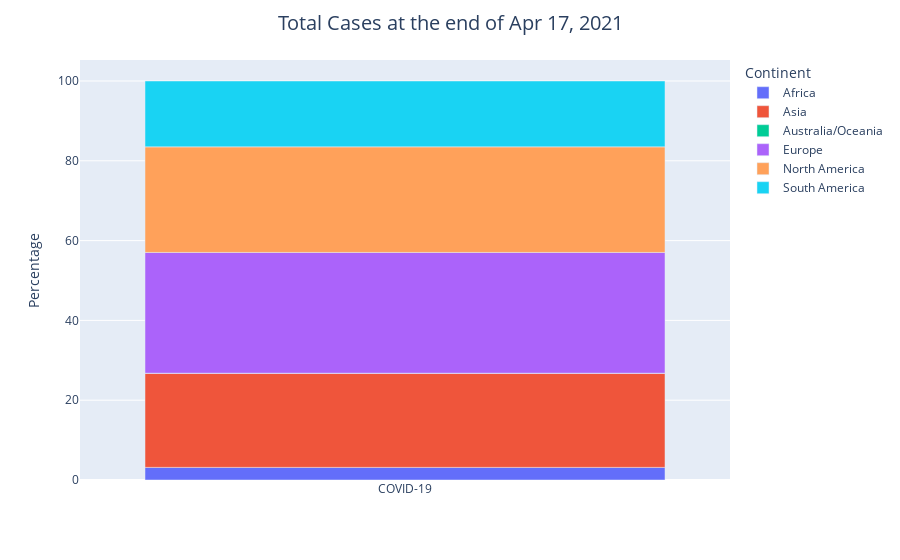
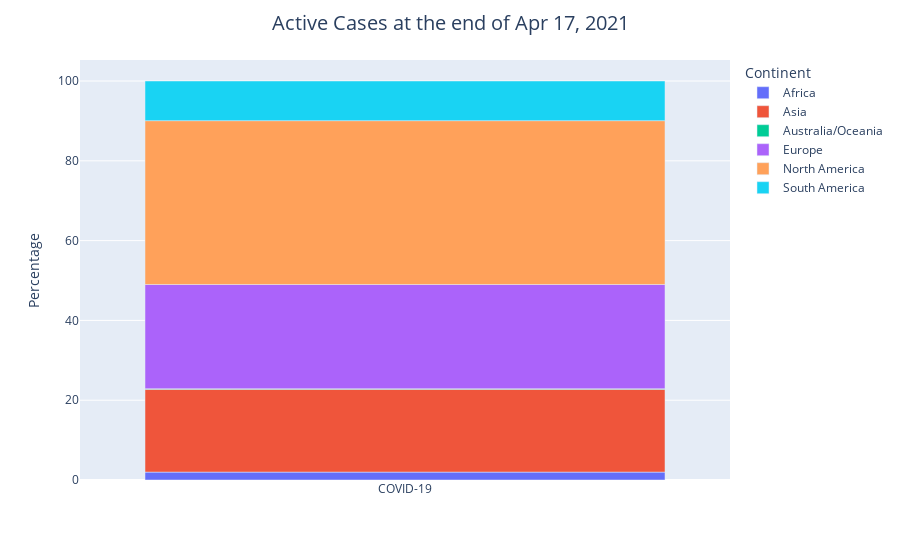
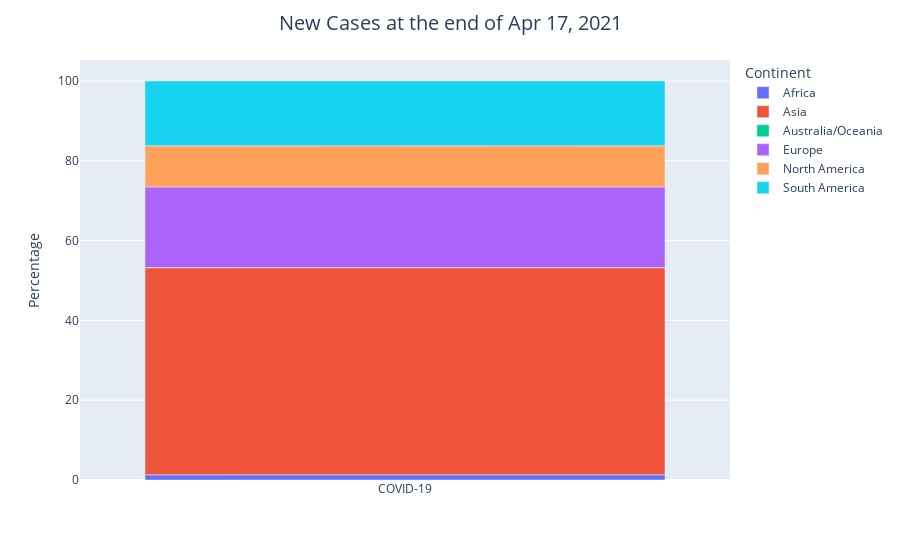
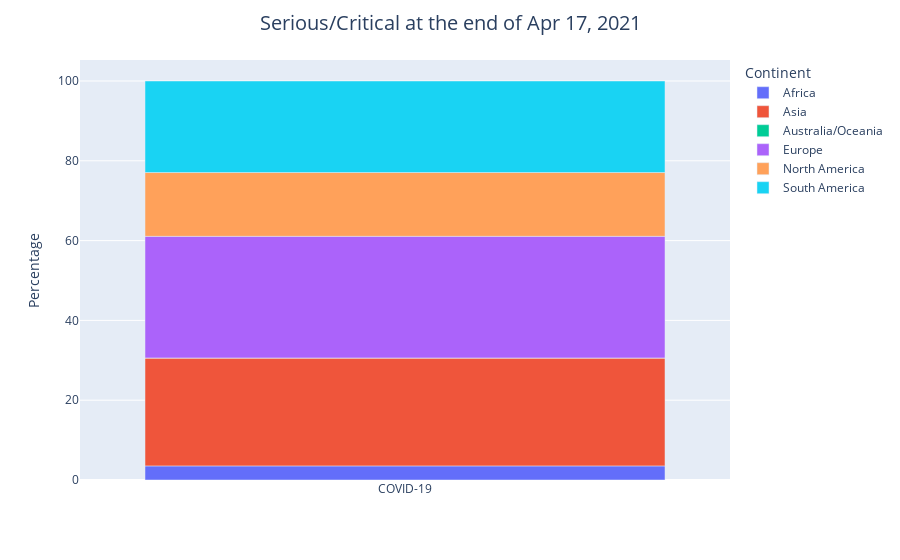

The cell these charts' notebook holds for them, in order:
### Code cell
continent_visualization(cases_vis_list)

### Figure 1 — Plotly figure (JSON) as saved in the notebook; plotly's stock layout.template omitted (floating-point values rounded to 4 significant figures)
{"data": [{"alignmentgroup": "True", "customdata": [[4459276]], "hovertemplate": "Continent=Africa<br>Virus=%{x}<br>Percentage=%{y}<br>Total Cases=%{customdata[0]}<extra></extra>", "legendgroup": "Africa", "marker": {"color": "#636efa"}, "name": "Africa", "offsetgroup": "Africa", "orientation": "v", "showlegend": true, "textposition": "auto", "type": "bar", "x": ["COVID-19"], "xaxis": "x", "y": [3.16], "yaxis": "y"}, {"alignmentgroup": "True", "customdata": [[33281409]], "hovertemplate": "Continent=Asia<br>Virus=%{x}<br>Percentage=%{y}<br>Total Cases=%{customdata[0]}<extra></extra>", "legendgroup": "Asia", "marker": {"color": "#EF553B"}, "name": "Asia", "offsetgroup": "Asia", "orientation": "v", "showlegend": true, "textposition": "auto", "type": "bar", "x": ["COVID-19"], "xaxis": "x", "y": [23.57], "yaxis": "y"}, {"alignmentgroup": "True", "customdata": [[60955]], "hovertemplate": "Continent=Australia/Oceania<br>Virus=%{x}<br>Percentage=%{y}<br>Total Cases=%{customdata[0]}<extra></extra>", "legendgroup": "Australia/Oceania", "marker": {"color": "#00cc96"}, "name": "Australia/Oceania", "offsetgroup": "Australia/Oceania", "orientation": "v", "showlegend": true, "textposition": "auto", "type": "bar", "x": ["COVID-19"], "xaxis": "x", "y": [0.04], "yaxis": "y"}, {"alignmentgroup": "True", "customdata": [[42715046]], "hovertemplate": "Continent=Europe<br>Virus=%{x}<br>Percentage=%{y}<br>Total Cases=%{customdata[0]}<extra></extra>", "legendgroup": "Europe", "marker": {"color": "#ab63fa"}, "name": "Europe", "offsetgroup": "Europe", "orientation": "v", "showlegend": true, "textposition": "auto", "type": "bar", "x": ["COVID-19"], "xaxis": "x", "y": [30.26], "yaxis": "y"}, {"alignmentgroup": "True", "customdata": [[37359075]], "hovertemplate": "Continent=North America<br>Virus=%{x}<br>Percentage=%{y}<br>Total Cases=%{customdata[0]}<extra></extra>", "legendgroup": "North America", "marker": {"color": "#FFA15A"}, "name": "North America", "offsetgroup": "North America", "orientation": "v", "showlegend": true, "textposition": "auto", "type": "bar", "x": ["COVID-19"], "xaxis": "x", "y": [26.46], "yaxis": "y"}, {"alignmentgroup": "True", "customdata": [[23306565]], "hovertemplate": "Continent=South America<br>Virus=%{x}<br>Percentage=%{y}<br>Total Cases=%{customdata[0]}<extra></extra>", "legendgroup": "South America", "marker": {"color": "#19d3f3"}, "name": "South America", "offsetgroup": "South America", "orientation": "v", "showlegend": true, "textposition": "auto", "type": "bar", "x": ["COVID-19"], "xaxis": "x", "y": [16.51], "yaxis": "y"}], "layout": {"barmode": "relative", "legend": {"title": {"text": "Continent"}, "tracegroupgap": 0}, "margin": {"t": 60}, "title": {"font": {"size": 20}, "text": "Total Cases at the end of Apr 17, 2021", "x": 0.5, "xanchor": "center"}, "xaxis": {"anchor": "y", "domain": [0, 1], "title": {"text": ""}}, "yaxis": {"anchor": "x", "domain": [0, 1], "title": {"text": "Percentage"}}}}

### Figure 2 — Plotly figure (JSON) as saved in the notebook; plotly's stock layout.template omitted (floating-point values rounded to 4 significant figures)
{"data": [{"alignmentgroup": "True", "customdata": [[361496]], "hovertemplate": "Continent=Africa<br>Virus=%{x}<br>Percentage=%{y}<br>Active Cases=%{customdata[0]}<extra></extra>", "legendgroup": "Africa", "marker": {"color": "#636efa"}, "name": "Africa", "offsetgroup": "Africa", "orientation": "v", "showlegend": true, "textposition": "auto", "type": "bar", "x": ["COVID-19"], "xaxis": "x", "y": [1.98], "yaxis": "y"}, {"alignmentgroup": "True", "customdata": [[3784495]], "hovertemplate": "Continent=Asia<br>Virus=%{x}<br>Percentage=%{y}<br>Active Cases=%{customdata[0]}<extra></extra>", "legendgroup": "Asia", "marker": {"color": "#EF553B"}, "name": "Asia", "offsetgroup": "Asia", "orientation": "v", "showlegend": true, "textposition": "auto", "type": "bar", "x": ["COVID-19"], "xaxis": "x", "y": [20.76], "yaxis": "y"}, {"alignmentgroup": "True", "customdata": [[25024]], "hovertemplate": "Continent=Australia/Oceania<br>Virus=%{x}<br>Percentage=%{y}<br>Active Cases=%{customdata[0]}<extra></extra>", "legendgroup": "Australia/Oceania", "marker": {"color": "#00cc96"}, "name": "Australia/Oceania", "offsetgroup": "Australia/Oceania", "orientation": "v", "showlegend": true, "textposition": "auto", "type": "bar", "x": ["COVID-19"], "xaxis": "x", "y": [0.14], "yaxis": "y"}, {"alignmentgroup": "True", "customdata": [[4763945]], "hovertemplate": "Continent=Europe<br>Virus=%{x}<br>Percentage=%{y}<br>Active Cases=%{customdata[0]}<extra></extra>", "legendgroup": "Europe", "marker": {"color": "#ab63fa"}, "name": "Europe", "offsetgroup": "Europe", "orientation": "v", "showlegend": true, "textposition": "auto", "type": "bar", "x": ["COVID-19"], "xaxis": "x", "y": [26.13], "yaxis": "y"}, {"alignmentgroup": "True", "customdata": [[7486824]], "hovertemplate": "Continent=North America<br>Virus=%{x}<br>Percentage=%{y}<br>Active Cases=%{customdata[0]}<extra></extra>", "legendgroup": "North America", "marker": {"color": "#FFA15A"}, "name": "North America", "offsetgroup": "North America", "orientation": "v", "showlegend": true, "textposition": "auto", "type": "bar", "x": ["COVID-19"], "xaxis": "x", "y": [41.06], "yaxis": "y"}, {"alignmentgroup": "True", "customdata": [[1811959]], "hovertemplate": "Continent=South America<br>Virus=%{x}<br>Percentage=%{y}<br>Active Cases=%{customdata[0]}<extra></extra>", "legendgroup": "South America", "marker": {"color": "#19d3f3"}, "name": "South America", "offsetgroup": "South America", "orientation": "v", "showlegend": true, "textposition": "auto", "type": "bar", "x": ["COVID-19"], "xaxis": "x", "y": [9.94], "yaxis": "y"}], "layout": {"barmode": "relative", "legend": {"title": {"text": "Continent"}, "tracegroupgap": 0}, "margin": {"t": 60}, "title": {"font": {"size": 20}, "text": "Active Cases at the end of Apr 17, 2021", "x": 0.5, "xanchor": "center"}, "xaxis": {"anchor": "y", "domain": [0, 1], "title": {"text": ""}}, "yaxis": {"anchor": "x", "domain": [0, 1], "title": {"text": "Percentage"}}}}

### Figure 3 — Plotly figure (JSON) as saved in the notebook; plotly's stock layout.template omitted (floating-point values rounded to 4 significant figures)
{"data": [{"alignmentgroup": "True", "customdata": [[10187]], "hovertemplate": "Continent=Africa<br>Virus=%{x}<br>Percentage=%{y}<br>New Cases=%{customdata[0]}<extra></extra>", "legendgroup": "Africa", "marker": {"color": "#636efa"}, "name": "Africa", "offsetgroup": "Africa", "orientation": "v", "showlegend": true, "textposition": "auto", "type": "bar", "x": ["COVID-19"], "xaxis": "x", "y": [1.3], "yaxis": "y"}, {"alignmentgroup": "True", "customdata": [[407269]], "hovertemplate": "Continent=Asia<br>Virus=%{x}<br>Percentage=%{y}<br>New Cases=%{customdata[0]}<extra></extra>", "legendgroup": "Asia", "marker": {"color": "#EF553B"}, "name": "Asia", "offsetgroup": "Asia", "orientation": "v", "showlegend": true, "textposition": "auto", "type": "bar", "x": ["COVID-19"], "xaxis": "x", "y": [51.92], "yaxis": "y"}, {"alignmentgroup": "True", "customdata": [[192]], "hovertemplate": "Continent=Australia/Oceania<br>Virus=%{x}<br>Percentage=%{y}<br>New Cases=%{customdata[0]}<extra></extra>", "legendgroup": "Australia/Oceania", "marker": {"color": "#00cc96"}, "name": "Australia/Oceania", "offsetgroup": "Australia/Oceania", "orientation": "v", "showlegend": true, "textposition": "auto", "type": "bar", "x": ["COVID-19"], "xaxis": "x", "y": [0.02], "yaxis": "y"}, {"alignmentgroup": "True", "customdata": [[158453]], "hovertemplate": "Continent=Europe<br>Virus=%{x}<br>Percentage=%{y}<br>New Cases=%{customdata[0]}<extra></extra>", "legendgroup": "Europe", "marker": {"color": "#ab63fa"}, "name": "Europe", "offsetgroup": "Europe", "orientation": "v", "showlegend": true, "textposition": "auto", "type": "bar", "x": ["COVID-19"], "xaxis": "x", "y": [20.2], "yaxis": "y"}, {"alignmentgroup": "True", "customdata": [[80880]], "hovertemplate": "Continent=North America<br>Virus=%{x}<br>Percentage=%{y}<br>New Cases=%{customdata[0]}<extra></extra>", "legendgroup": "North America", "marker": {"color": "#FFA15A"}, "name": "North America", "offsetgroup": "North America", "orientation": "v", "showlegend": true, "textposition": "auto", "type": "bar", "x": ["COVID-19"], "xaxis": "x", "y": [10.31], "yaxis": "y"}, {"alignmentgroup": "True", "customdata": [[127466]], "hovertemplate": "Continent=South America<br>Virus=%{x}<br>Percentage=%{y}<br>New Cases=%{customdata[0]}<extra></extra>", "legendgroup": "South America", "marker": {"color": "#19d3f3"}, "name": "South America", "offsetgroup": "South America", "orientation": "v", "showlegend": true, "textposition": "auto", "type": "bar", "x": ["COVID-19"], "xaxis": "x", "y": [16.25], "yaxis": "y"}], "layout": {"barmode": "relative", "legend": {"title": {"text": "Continent"}, "tracegroupgap": 0}, "margin": {"t": 60}, "title": {"font": {"size": 20}, "text": "New Cases at the end of Apr 17, 2021", "x": 0.5, "xanchor": "center"}, "xaxis": {"anchor": "y", "domain": [0, 1], "title": {"text": ""}}, "yaxis": {"anchor": "x", "domain": [0, 1], "title": {"text": "Percentage"}}}}

### Figure 4 — Plotly figure (JSON) as saved in the notebook; plotly's stock layout.template omitted (floating-point values rounded to 4 significant figures)
{"data": [{"alignmentgroup": "True", "customdata": [[3781]], "hovertemplate": "Continent=Africa<br>Virus=%{x}<br>Percentage=%{y}<br>Serious/Critical=%{customdata[0]}<extra></extra>", "legendgroup": "Africa", "marker": {"color": "#636efa"}, "name": "Africa", "offsetgroup": "Africa", "orientation": "v", "showlegend": true, "textposition": "auto", "type": "bar", "x": ["COVID-19"], "xaxis": "x", "y": [3.54], "yaxis": "y"}, {"alignmentgroup": "True", "customdata": [[28900]], "hovertemplate": "Continent=Asia<br>Virus=%{x}<br>Percentage=%{y}<br>Serious/Critical=%{customdata[0]}<extra></extra>", "legendgroup": "Asia", "marker": {"color": "#EF553B"}, "name": "Asia", "offsetgroup": "Asia", "orientation": "v", "showlegend": true, "textposition": "auto", "type": "bar", "x": ["COVID-19"], "xaxis": "x", "y": [27.05], "yaxis": "y"}, {"alignmentgroup": "True", "customdata": [[-4]], "hovertemplate": "Continent=Australia/Oceania<br>Virus=%{x}<br>Percentage=%{y}<br>Serious/Critical=%{customdata[0]}<extra></extra>", "legendgroup": "Australia/Oceania", "marker": {"color": "#00cc96"}, "name": "Australia/Oceania", "offsetgroup": "Australia/Oceania", "orientation": "v", "showlegend": true, "textposition": "auto", "type": "bar", "x": ["COVID-19"], "xaxis": "x", "y": [0], "yaxis": "y"}, {"alignmentgroup": "True", "customdata": [[32555]], "hovertemplate": "Continent=Europe<br>Virus=%{x}<br>Percentage=%{y}<br>Serious/Critical=%{customdata[0]}<extra></extra>", "legendgroup": "Europe", "marker": {"color": "#ab63fa"}, "name": "Europe", "offsetgroup": "Europe", "orientation": "v", "showlegend": true, "textposition": "auto", "type": "bar", "x": ["COVID-19"], "xaxis": "x", "y": [30.48], "yaxis": "y"}, {"alignmentgroup": "True", "customdata": [[17080]], "hovertemplate": "Continent=North America<br>Virus=%{x}<br>Percentage=%{y}<br>Serious/Critical=%{customdata[0]}<extra></extra>", "legendgroup": "North America", "marker": {"color": "#FFA15A"}, "name": "North America", "offsetgroup": "North America", "orientation": "v", "showlegend": true, "textposition": "auto", "type": "bar", "x": ["COVID-19"], "xaxis": "x", "y": [15.99], "yaxis": "y"}, {"alignmentgroup": "True", "customdata": [[24510]], "hovertemplate": "Continent=South America<br>Virus=%{x}<br>Percentage=%{y}<br>Serious/Critical=%{customdata[0]}<extra></extra>", "legendgroup": "South America", "marker": {"color": "#19d3f3"}, "name": "South America", "offsetgroup": "South America", "orientation": "v", "showlegend": true, "textposition": "auto", "type": "bar", "x": ["COVID-19"], "xaxis": "x", "y": [22.94], "yaxis": "y"}], "layout": {"barmode": "relative", "legend": {"title": {"text": "Continent"}, "tracegroupgap": 0}, "margin": {"t": 60}, "title": {"font": {"size": 20}, "text": "Serious/Critical at the end of Apr 17, 2021", "x": 0.5, "xanchor": "center"}, "xaxis": {"anchor": "y", "domain": [0, 1], "title": {"text": ""}}, "yaxis": {"anchor": "x", "domain": [0, 1], "title": {"text": "Percentage"}}}}
